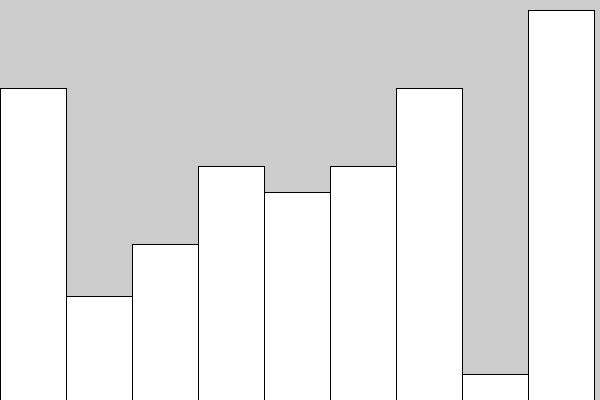
Frame 1 (no input)
Frame 60 (the mouse pressed at the canvas centre just before this capture): identical to frame 1, image omitted
Frame 120 (the mouse held since frame 60 and released just before this capture): identical to frame 1, image omitted

The Processing sketch that drew this single still picture (run headless with seeded random() and noise(); from frame 60 on, the mouse is pressed at the canvas centre):

// Processing sketch: grafica_de_barras
// ── grafica_de_barras.pde
int[] datos = {12, 4, 6, 9, 8, 9, 12, 1, 15};
int ancho;
int escala;

void setup() {
  size(600, 400);
}

void draw() {
  dibujarArr(datos);
}

void dibujarArr(int[] datos){
  int ancho= 600/datos.length;
  int escala = height/15;
  for (int i = 0; i < datos.length; i++) {
    rect(i*ancho, height, ancho, -datos[i]*escala);
  }
}
